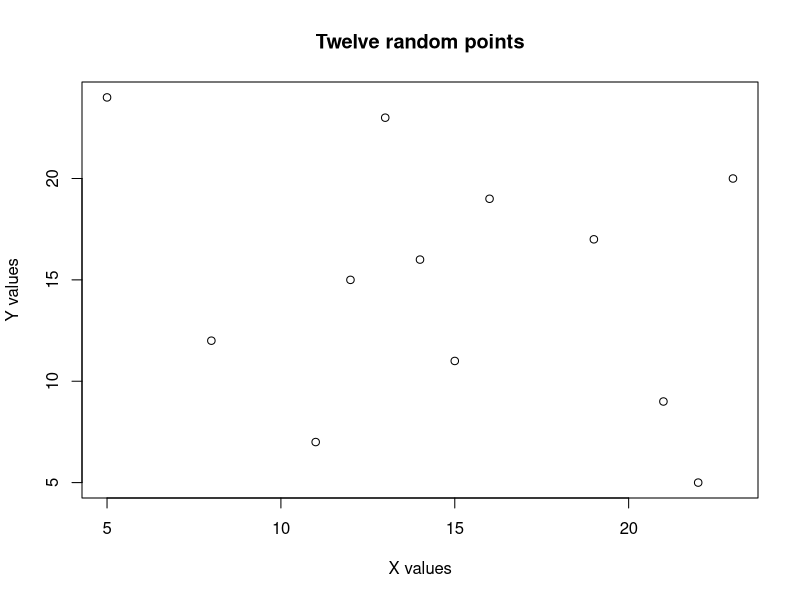

Write the R code that produced this figure.
## ---- chunk 1
knitr::opts_chunk$set(echo = TRUE)
## ---- chunk 2
rnorm(10, mean=10, sd=2)
## ---- chunk 3
mean(sample(5:25, 12))
## ---- chunk 4
plot(x=sample(5:25,12), y=sample(5:25,12), main="Twelve random points", xlab="X values", ylab="Y values")
## ---- chunk 5
exists("se")
se <- function(a) {
  x<- var(a)
  y<- length(a)
  return(sqrt(x/y))
}
testEg <- rnorm(15, mean=12, sd=3)
se(testEg)
## ---- chunk 6
exists("bmi")
bmi<- function(weightInKg, heightInMetres) {
  return (weightInKg/heightInMetres^2)
}
bmi(85, 1.9)
